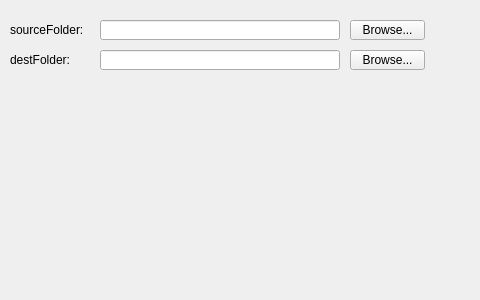
<?xml version="1.0" encoding="UTF-8"?>
<ui version="4.0">
 <class>ConfigClass</class>
 <widget class="QWidget" name="ConfigClass">
  <property name="geometry">
   <rect>
    <x>0</x>
    <y>0</y>
    <width>480</width>
    <height>300</height>
   </rect>
  </property>
  <property name="windowTitle">
   <string>Config</string>
  </property>
  <widget class="QLabel" name="label">
   <property name="geometry">
    <rect>
     <x>10</x>
     <y>20</y>
     <width>90</width>
     <height>20</height>
    </rect>
   </property>
   <property name="text">
    <string>sourceFolder:</string>
   </property>
  </widget>
  <widget class="QLabel" name="label_2">
   <property name="geometry">
    <rect>
     <x>10</x>
     <y>50</y>
     <width>90</width>
     <height>20</height>
    </rect>
   </property>
   <property name="text">
    <string>destFolder:</string>
   </property>
  </widget>
  <widget class="QLineEdit" name="lineEdit_sourceFolder">
   <property name="geometry">
    <rect>
     <x>100</x>
     <y>20</y>
     <width>240</width>
     <height>20</height>
    </rect>
   </property>
  </widget>
  <widget class="QLineEdit" name="lineEdit_destFolder">
   <property name="geometry">
    <rect>
     <x>100</x>
     <y>50</y>
     <width>240</width>
     <height>20</height>
    </rect>
   </property>
  </widget>
  <widget class="QPushButton" name="pushButton_browseSourceFolder">
   <property name="geometry">
    <rect>
     <x>350</x>
     <y>20</y>
     <width>75</width>
     <height>20</height>
    </rect>
   </property>
   <property name="text">
    <string>Browse...</string>
   </property>
  </widget>
  <widget class="QPushButton" name="pushButton_browseDestFolder">
   <property name="geometry">
    <rect>
     <x>350</x>
     <y>50</y>
     <width>75</width>
     <height>20</height>
    </rect>
   </property>
   <property name="text">
    <string>Browse...</string>
   </property>
  </widget>
 </widget>
 <layoutdefault spacing="6" margin="11"/>
 <resources/>
 <connections/>
</ui>
